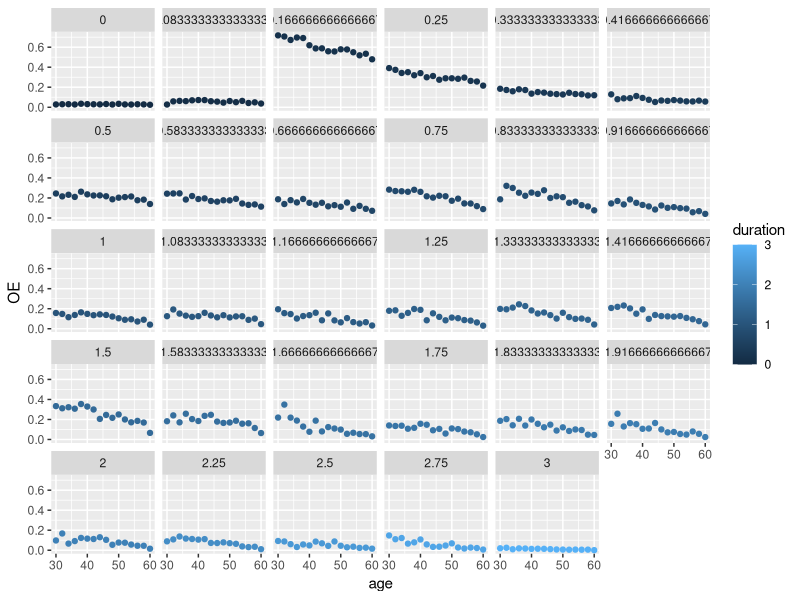
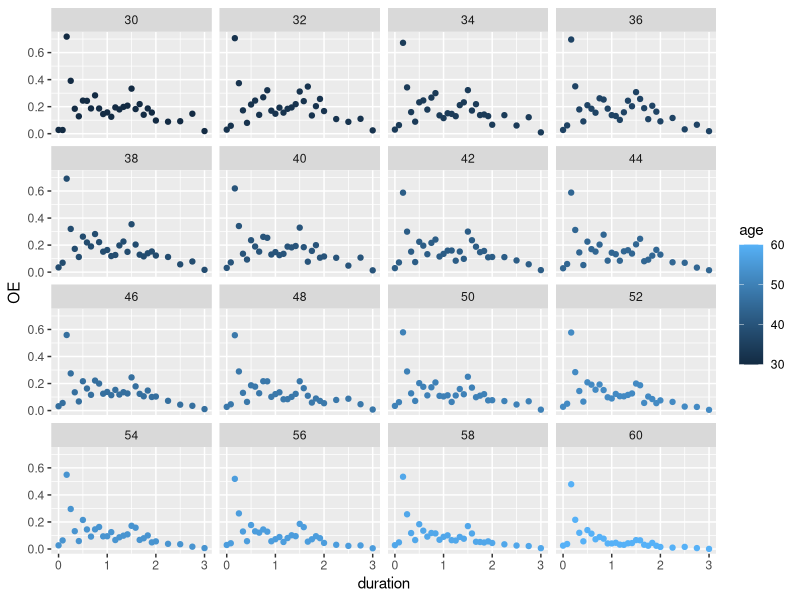
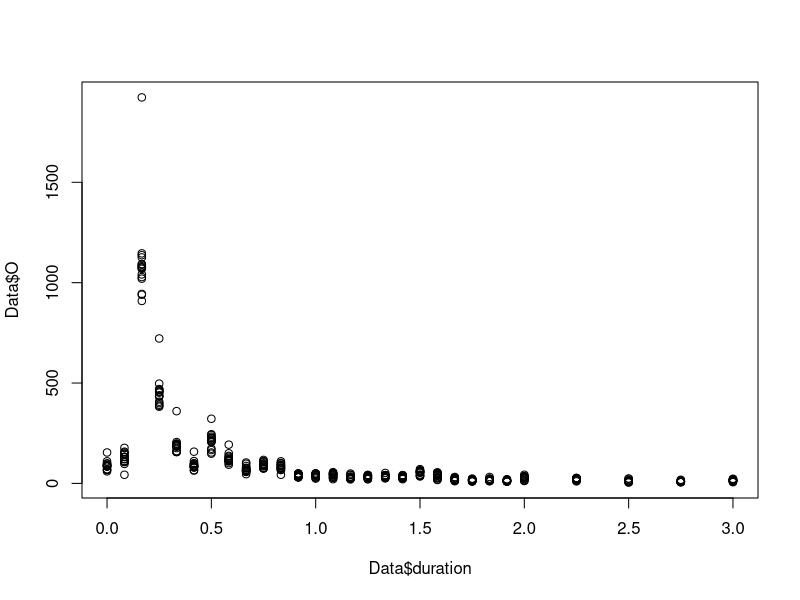
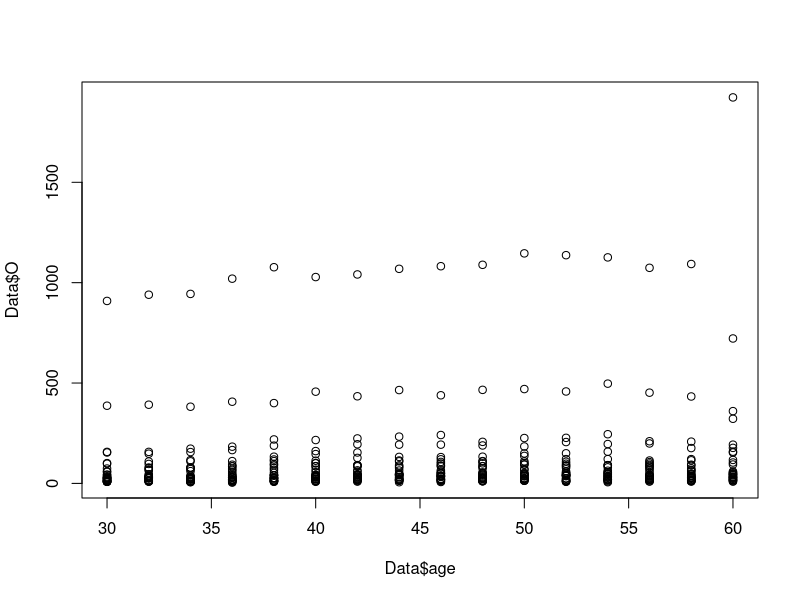
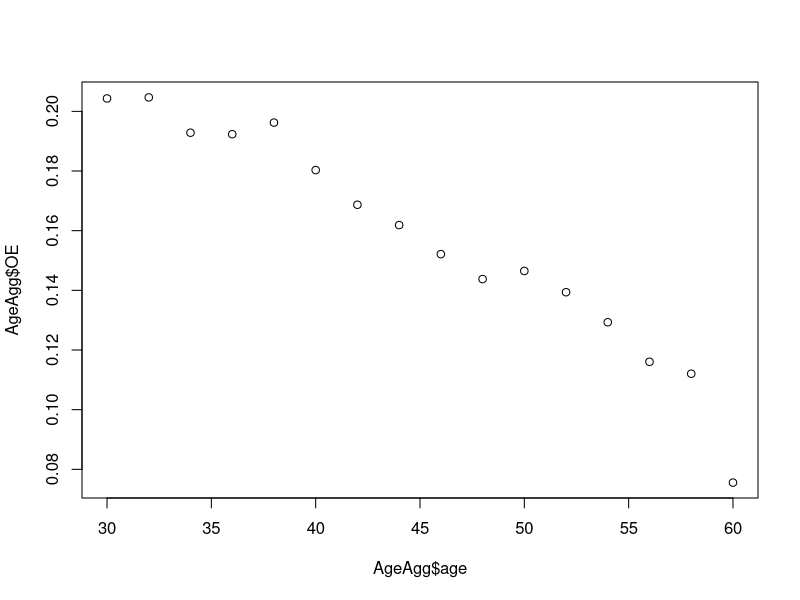
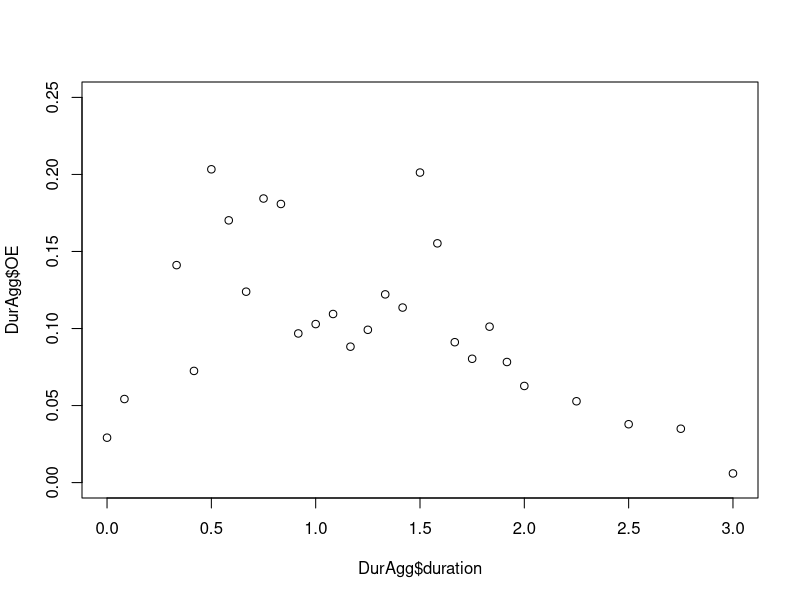
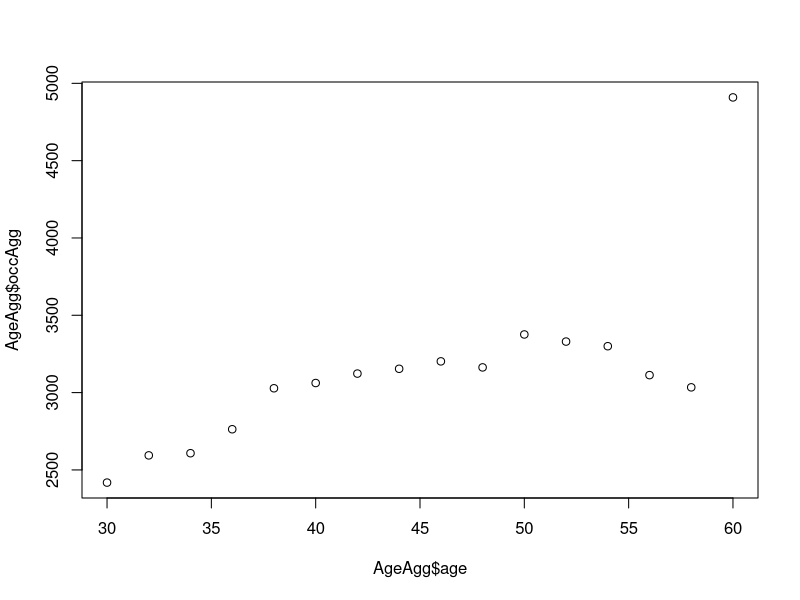
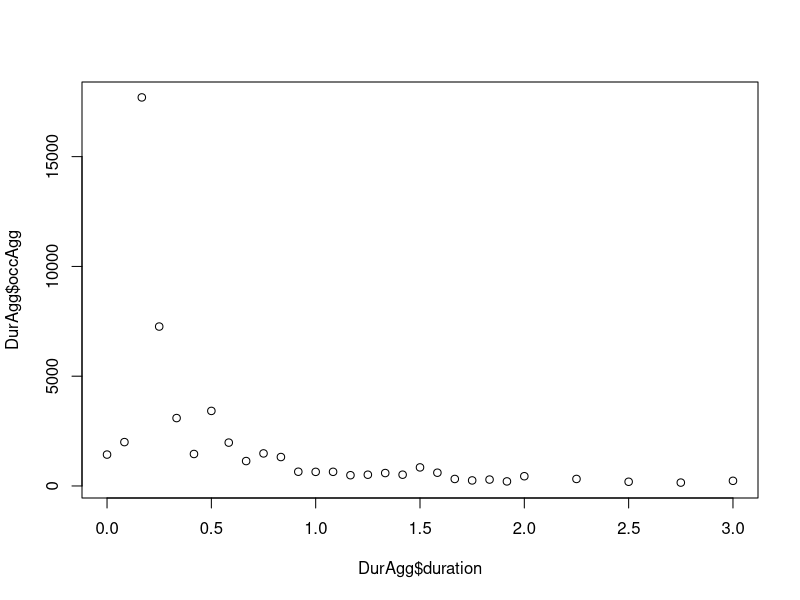

These figures' R source, in order: (Note: this script raises an error after producing the figures.)
######################################################
####               PAKKER OG DATA                 ####
######################################################
library(tidyverse)
library(ggplot2)
library(dplyr)
library(stats)
library(splines)
library(hexbin)


#Indlæs data:
Data <- read_csv("SDJA.csv")
Data$OE <- Data$O / Data$E
view(Data)
summary(Data)


#Centrerer covariater
midpointsage<-c((unique(Data$age)[-1]+unique(Data$age)[-length(unique(Data$age))])/2,unique(Data$age)[length(unique(Data$age))])
Data$age_centered<-midpointsage[match(Data$age, unique(Data$age))]

midpointsduration<-c((unique(Data$duration)[-1]+unique(Data$duration)[-length(unique(Data$duration))])/2,unique(Data$duration)[length(unique(Data$duration))])
Data$duration_centered<-midpointsduration[match(Data$duration, unique(Data$duration))]

View(Data)


#Ser på data
ggplot(Data, aes(x = age, y=OE)) +
  geom_point(aes(color = duration))+
  facet_wrap(~ duration)

ggplot(Data, aes(x = duration, y=OE)) +
  geom_point(aes(color = age))+
  facet_wrap(~ age)

plot(y=Data$O, x=Data$duration)
plot(y=Data$O, x=Data$age)



#Tjek grafer/plots om man kan spotte ikke-lineære tendenser

#Tjek efter trends
AgeAgg <- Data %>%
  group_by(age) %>%
  summarise(expoAgg = sum(E), occAgg=sum(O)) %>%
  mutate(OE = occAgg/expoAgg)

DurAgg <- Data %>%
  group_by(duration) %>%
  summarise(expoAgg = sum(E), occAgg=sum(O)) %>%
  mutate(OE = occAgg/expoAgg)


plot(AgeAgg$age, AgeAgg$OE)
plot(DurAgg$duration, DurAgg$OE, ylim = c(0.0,0.25))


plot(AgeAgg$age, AgeAgg$occAgg)
plot(DurAgg$duration, DurAgg$occAgg)

plot(AgeAgg$age, AgeAgg$OE)
plot(DurAgg$duration, DurAgg$OE)

plot(AgeAgg$age, AgeAgg$occAgg)
plot(DurAgg$duration, DurAgg$occAgg)

plot(AgeAgg$age, AgeAgg$expoAgg)
plot(DurAgg$duration, DurAgg$expoAgg)



#GLM: Lineær model med alle variable 
glm_linear_1 <- glm(O ~ age + duration, offset = log(E), 
                    family = poisson, data = Data)

glm_linear_2 <- glm(O ~ age, offset = log(E), 
                    family = poisson, data = Data)

glm_linear_3 <- glm(O ~ duration, offset = log(E), 
                    family = poisson, data = Data)



#Centrer middelværdien: 
residplotage<-function(model){qplot(Data$age, .stdresid,data = model)+
    geom_smooth(method = "loess", size = 1, formula = y ~ x) +
    xlab("age") +
    ylab("fitted values")}

residplotduration<-function(model){qplot(Data$duration, .stdresid,data = model)+
    geom_smooth(method = "loess", size = 1, formula = y ~ x) +
    xlab("duration") +
    ylab("fitted values")}





#Tjekker samtlige poly kombinationer

glm_poly_1 <- glm(O ~ age + poly(duration, 1), offset = log(E), 
                  family = poisson, data = Data)

glm_poly_2 <- glm(O ~ age + poly(duration, 2), offset = log(E), 
                  family = poisson, data = Data)


glm_poly_4 <- glm(O ~ age + poly(duration, 4), offset = log(E), 
                  family = poisson, data = Data)

glm_poly_6 <- glm(O ~ age + poly(duration, 6), offset = log(E), 
                  family = poisson, data = Data)

glm_poly_8 <- glm(O ~ age + poly(duration, 8), offset = log(E), 
                  family = poisson, data = Data)

glm_poly_10 <- glm(O ~ age + poly(duration, 10), offset = log(E), 
                   family = poisson, data = Data)

glm_poly_12 <- glm(O ~ age + poly(duration, 12), offset = log(E), 
                   family = poisson, data = Data)

glm_poly_14 <- glm(O ~ age + poly(duration, 14), offset = log(E), 
                   family = poisson, data = Data)

glm_poly_16 <- glm(O ~ age + poly(duration, 16), offset = log(E), 
                   family = poisson, data = Data)

glm_poly_18 <- glm(O ~ age + poly(duration, 18), offset = log(E), 
                   family = poisson, data = Data)


AIC(glm_poly_1,glm_poly_2,glm_poly_4,glm_poly_6,glm_poly_8,glm_poly_10,glm_poly_12,glm_poly_14,glm_poly_16,glm_poly_18)

residplotduration(glm_poly_2)
residplotduration(glm_poly_6)
residplotduration(glm_poly_10)
residplotduration(glm_poly_16)
residplotduration(glm_poly_18)



glm_poly_1 <- glm(O ~ poly(age, 2) + poly(duration, 1), offset = log(E), 
                  family = poisson, data = Data)

glm_poly_2 <- glm(O ~ poly(age, 2) + poly(duration, 2), offset = log(E), 
                  family = poisson, data = Data)


glm_poly_4 <- glm(O ~ poly(age, 2) + poly(duration, 4), offset = log(E), 
                  family = poisson, data = Data)

glm_poly_6 <- glm(O ~ poly(age, 2) + poly(duration, 6), offset = log(E), 
                  family = poisson, data = Data)

glm_poly_8 <- glm(O ~ poly(age, 2) + poly(duration, 8), offset = log(E), 
                  family = poisson, data = Data)

glm_poly_10 <- glm(O ~ poly(age, 2) + poly(duration, 10), offset = log(E), 
                   family = poisson, data = Data)

glm_poly_12 <- glm(O ~ poly(age, 2) + poly(duration, 12), offset = log(E), 
                   family = poisson, data = Data)

glm_poly_14 <- glm(O ~ poly(age, 2) + poly(duration, 14), offset = log(E), 
                   family = poisson, data = Data)

glm_poly_2_16 <- glm(O ~ poly(age, 2) + poly(duration, 16), offset = log(E), 
                     family = poisson, data = Data)

glm_poly_18 <- glm(O ~ poly(age, 2) + poly(duration, 18), offset = log(E), 
                   family = poisson, data = Data)

AIC(glm_poly_1,glm_poly_2,glm_poly_4,glm_poly_6,glm_poly_8,glm_poly_10,glm_poly_12,glm_poly_14,glm_poly_16,glm_poly_18)

summary(glm_poly_16)


glm_poly_2_16 <- glm(O ~ poly(age, 2) + poly(duration, 16), offset = log(E), 
                     family = poisson, data = Data)
glm_poly_4_16 <- glm(O ~ poly(age, 4) + poly(duration, 16), offset = log(E), 
                     family = poisson, data = Data)
glm_poly_6_16 <- glm(O ~ poly(age, 6) + poly(duration, 16), offset = log(E), 
                     family = poisson, data = Data)
glm_poly_8_16 <- glm(O ~ poly(age, 8) + poly(duration, 16), offset = log(E), 
                     family = poisson, data = Data)
glm_poly_10_16 <- glm(O ~ poly(age, 10) + poly(duration, 16), offset = log(E), 
                      family = poisson, data = Data)
glm_poly_12_16 <- glm(O ~ poly(age, 12) + poly(duration, 16), offset = log(E), 
                      family = poisson, data = Data)


glm_poly_2_1 <- glm(O ~ poly(age, 2) + poly(duration, 1), offset = log(E), 
                    family = poisson, data = Data)
glm_poly_4_1 <- glm(O ~ poly(age, 4) + poly(duration, 1), offset = log(E), 
                    family = poisson, data = Data)
glm_poly_6_1 <- glm(O ~ poly(age, 6) + poly(duration, 1), offset = log(E), 
                    family = poisson, data = Data)
glm_poly_8_1 <- glm(O ~ poly(age, 8) + poly(duration, 1), offset = log(E), 
                    family = poisson, data = Data)
glm_poly_10_1 <- glm(O ~ poly(age, 10) + poly(duration, 1), offset = log(E), 
                     family = poisson, data = Data)
glm_poly_12_1 <- glm(O ~ poly(age, 12) + poly(duration, 1), offset = log(E), 
                     family = poisson, data = Data)


AIC(glm_poly_2_16,glm_poly_4_16,glm_poly_6_16,glm_poly_8_16,glm_poly_10_16,glm_poly_12_16)
AIC(glm_poly_2_1,glm_poly_4_1,glm_poly_6_1,glm_poly_8_1,glm_poly_10_1,glm_poly_12_1)



#Tjekker prædictions plots: 
#abline(v = my_knots, col = "green", lty = 2)

Data$predicted_O <- predict(glm_poly_16, type="response")


#Tjek efter trends
AgeAgg <- Data %>%
  group_by(age) %>%
  summarise(expoAgg = sum(E), occAgg = sum(O), predictedAgg = sum(predicted_O)) %>%
  mutate(predicted_OE = predictedAgg/expoAgg, OE = occAgg/expoAgg)


# Beregn OE-rater med de korrekte E-værdier


# Plot OE-rates over age
plot(AgeAgg$age, AgeAgg$OE, 
     col = "blue", 
     pch = 1, 
     xlab = "Age",
     ylab = "OE Rate",
     main = "OE-rates with additive model over Age")

# Tilføj den korrekte splines kurve for OE-raterne
lines(AgeAgg$age, AgeAgg$predicted_OE, col = "red", lwd = 2)



#Tjek efter trends
DurAgg <- Data %>%
  group_by(duration) %>%
  summarise(expoAgg = sum(E), occAgg = sum(O), predictedAgg = sum(predicted_O)) %>%
  mutate(predicted_OE = predictedAgg/expoAgg, OE = occAgg/expoAgg)

# Beregn OE-rater med de korrekte E-værdier


# Plot OE-rates over age
plot(DurAgg$duration, DurAgg$OE, 
     col = "blue", 
     pch = 1, 
     xlab = "Duration",
     ylab = "OE Rate",
     main = "OE-rates with 16th degree polynomiall over Duration")

# Tilføj den korrekte splines kurve for OE-raterne
lines(DurAgg$duration, DurAgg$predicted_OE, col = "red", lwd = 2)

residplotduration(glm_poly_16)
#abline(v = my_knots, col = "green", lty = 2)



#Prøver med splines: 
glm_splines_2 <- glm(O ~ age + ns(duration, df = 3), offset = log(E), 
                     family = poisson, data = Data)

glm_splines_4 <- glm(O ~ age + ns(duration, df = 5), offset = log(E), 
                     family = poisson, data = Data)

glm_splines_6 <- glm(O ~ age + ns(duration, df = 7), offset = log(E), 
                     family = poisson, data = Data)

glm_splines_8 <- glm(O ~ age + ns(duration, df = 9), offset = log(E), 
                     family = poisson, data = Data)

glm_splines_10 <- glm(O ~ age + ns(duration, df = 11), offset = log(E), 
                      family = poisson, data = Data)

glm_splines_12 <- glm(O ~ age + ns(duration, df = 13), offset = log(E), 
                      family = poisson, data = Data)

glm_splines_14 <- glm(O ~ age + ns(duration, df = 15), offset = log(E), 
                      family = poisson, data = Data)

glm_splines_16 <- glm(O ~ age + ns(duration, df = 17), offset = log(E), 
                      family = poisson, data = Data)

glm_splines_18 <- glm(O ~ age + ns(duration, df = 19), offset = log(E), 
                      family = poisson, data = Data)



AIC(glm_splines_2,glm_splines_4,glm_splines_6,glm_splines_8,glm_splines_10,glm_splines_12,glm_splines_14,glm_splines_16,glm_splines_18)



#Indikator
glm_2indikator_add <- glm(O ~ age + poly(duration, 1) + I(duration >= 2/12)+ I(duration >= 5.5/12), offset = log(E), 
                          family = poisson, data = Data)

glm_indikator_add <- glm(O ~ age + poly(duration, 1) + I(duration >= 2/12), offset = log(E), 
                         family = poisson, data = Data)

AIC(glm_2indikator_add, glm_indikator_add)




#Lav en indikater og tjek samtlige polynomier grader:
glm_indikator_poly1 <- glm(O ~ age + poly(duration, 1) + I(duration >= 2/12), offset = log(E), 
                           family = poisson, data = Data)
glm_indikator_poly2 <- glm(O ~ age + poly(duration, 2) + I(duration >= 2/12), offset = log(E), 
                           family = poisson, data = Data)
glm_indikator_poly4 <- glm(O ~ age + poly(duration, 4) + I(duration >= 2/12), offset = log(E), 
                           family = poisson, data = Data)
glm_indikator_poly6 <- glm(O ~ age + poly(duration, 6) + I(duration >= 2/12), offset = log(E), 
                           family = poisson, data = Data)
glm_indikator_poly8 <- glm(O ~ age + poly(duration, 8) + I(duration >= 2/12), offset = log(E), 
                           family = poisson, data = Data)
glm_indikator_poly10 <- glm(O ~ age + poly(duration, 10) + I(duration >= 2/12), offset = log(E), 
                            family = poisson, data = Data)

glm_indikator_poly12 <- glm(O ~ age + poly(duration, 12) + I(duration >= 2/12), offset = log(E), 
                            family = poisson, data = Data)

glm_indikator_poly14 <- glm(O ~ age + poly(duration, 14) + I(duration >= 2/12), offset = log(E), 
                            family = poisson, data = Data)
glm_indikator_poly16 <- glm(O ~ age + poly(duration, 16) + I(duration >= 2/12), offset = log(E), 
                            family = poisson, data = Data)

glm_indikator_poly18 <- glm(O ~ age + poly(duration, 18) + I(duration >= 2/12), offset = log(E), 
                            family = poisson, data = Data)

AIC(glm_indikator_poly1,glm_indikator_poly2,glm_indikator_poly4,glm_indikator_poly6,glm_indikator_poly8,glm_indikator_poly10,glm_indikator_poly12,glm_indikator_poly14,glm_indikator_poly16,glm_indikator_poly18)




#abline(v = my_knots, col = "green", lty = 2)

Data$predicted_O <- predict(glm_indikator_poly2, type="response")


#Tjek efter trends
AgeAgg <- Data %>%
  group_by(age) %>%
  summarise(expoAgg = sum(E), occAgg = sum(O), predictedAgg = sum(predicted_O)) %>%
  mutate(predicted_OE = predictedAgg/expoAgg, OE = occAgg/expoAgg)


# Beregn OE-rater med de korrekte E-værdier


# Plot OE-rates over age
plot(AgeAgg$age, AgeAgg$OE, 
     col = "blue", 
     pch = 1, 
     xlab = "Age",
     ylab = "OE Rate",
     main = "OE-rates with additive model over Age")

# Tilføj den korrekte splines kurve for OE-raterne
lines(AgeAgg$age, AgeAgg$predicted_OE, col = "red", lwd = 2)



#Tjek efter trends
DurAgg <- Data %>%
  group_by(duration) %>%
  summarise(expoAgg = sum(E), occAgg = sum(O), predictedAgg = sum(predicted_O)) %>%
  mutate(predicted_OE = predictedAgg/expoAgg, OE = occAgg/expoAgg)

# Beregn OE-rater med de korrekte E-værdier


# Plot OE-rates over age
plot(DurAgg$duration, DurAgg$OE, 
     col = "blue", 
     pch = 1, 
     xlab = "Duration",
     ylab = "OE Rate",
     main = "OE-rates with 2nd degree polynomiall over Duration")

# Tilføj den korrekte splines kurve for OE-raterne
lines(DurAgg$duration, DurAgg$predicted_OE, col = "red", lwd = 2)

residplotduration(glm_indikator_poly2)
#abline(v = my_knots, col = "green", lty = 2)



#abline(v = my_knots, col = "green", lty = 2)

Data$predicted_O <- predict(glm_indikator_poly4, type="response")


#Tjek efter trends
AgeAgg <- Data %>%
  group_by(age) %>%
  summarise(expoAgg = sum(E), occAgg = sum(O), predictedAgg = sum(predicted_O)) %>%
  mutate(predicted_OE = predictedAgg/expoAgg, OE = occAgg/expoAgg)


# Beregn OE-rater med de korrekte E-værdier


# Plot OE-rates over age
plot(AgeAgg$age, AgeAgg$OE, 
     col = "blue", 
     pch = 1, 
     xlab = "Age",
     ylab = "OE Rate",
     main = "OE-rates with additive model over Age")

# Tilføj den korrekte splines kurve for OE-raterne
lines(AgeAgg$age, AgeAgg$predicted_OE, col = "red", lwd = 2)



#Tjek efter trends
DurAgg <- Data %>%
  group_by(duration) %>%
  summarise(expoAgg = sum(E), occAgg = sum(O), predictedAgg = sum(predicted_O)) %>%
  mutate(predicted_OE = predictedAgg/expoAgg, OE = occAgg/expoAgg)

# Beregn OE-rater med de korrekte E-værdier


# Plot OE-rates over age
plot(DurAgg$duration, DurAgg$OE, 
     col = "blue", 
     pch = 1, 
     xlab = "Duration",
     ylab = "OE Rate",
     main = "OE-rates with 4th degree polynomial over Duration")

# Tilføj den korrekte splines kurve for OE-raterne
lines(DurAgg$duration, DurAgg$predicted_OE, col = "red", lwd = 2)

residplotduration(glm_indikator_poly4)
#abline(v = my_knots, col = "green", lty = 2)



#abline(v = my_knots, col = "green", lty = 2)

Data$predicted_O <- predict(glm_indikator_poly8, type="response")


#Tjek efter trends
AgeAgg <- Data %>%
  group_by(age) %>%
  summarise(expoAgg = sum(E), occAgg = sum(O), predictedAgg = sum(predicted_O)) %>%
  mutate(predicted_OE = predictedAgg/expoAgg, OE = occAgg/expoAgg)


# Beregn OE-rater med de korrekte E-værdier


# Plot OE-rates over age
plot(AgeAgg$age, AgeAgg$OE, 
     col = "blue", 
     pch = 1, 
     xlab = "Age",
     ylab = "OE Rate",
     main = "OE-rates with additive model over Age")

# Tilføj den korrekte splines kurve for OE-raterne
lines(AgeAgg$age, AgeAgg$predicted_OE, col = "red", lwd = 2)



#Tjek efter trends
DurAgg <- Data %>%
  group_by(duration) %>%
  summarise(expoAgg = sum(E), occAgg = sum(O), predictedAgg = sum(predicted_O)) %>%
  mutate(predicted_OE = predictedAgg/expoAgg, OE = occAgg/expoAgg)

# Beregn OE-rater med de korrekte E-værdier


# Plot OE-rates over age
plot(DurAgg$duration, DurAgg$OE, 
     col = "blue", 
     pch = 1, 
     xlab = "Duration",
     ylab = "OE Rate",
     main = "OE-rates with 8th degree polynomial over Duration")

# Tilføj den korrekte splines kurve for OE-raterne
lines(DurAgg$duration, DurAgg$predicted_OE, col = "red", lwd = 2)

residplotduration(glm_indikator_poly8)
#abline(v = my_knots, col = "green", lty = 2)



#abline(v = my_knots, col = "green", lty = 2)

Data$predicted_O <- predict(glm_indikator_poly16, type="response")


#Tjek efter trends
AgeAgg <- Data %>%
  group_by(age) %>%
  summarise(expoAgg = sum(E), occAgg = sum(O), predictedAgg = sum(predicted_O)) %>%
  mutate(predicted_OE = predictedAgg/expoAgg, OE = occAgg/expoAgg)


# Beregn OE-rater med de korrekte E-værdier


# Plot OE-rates over age
plot(AgeAgg$age, AgeAgg$OE, 
     col = "blue", 
     pch = 1, 
     xlab = "Age",
     ylab = "OE Rate",
     main = "OE-rates with additive model over Age")

# Tilføj den korrekte splines kurve for OE-raterne
lines(AgeAgg$age, AgeAgg$predicted_OE, col = "red", lwd = 2)



#Tjek efter trends
DurAgg <- Data %>%
  group_by(duration) %>%
  summarise(expoAgg = sum(E), occAgg = sum(O), predictedAgg = sum(predicted_O)) %>%
  mutate(predicted_OE = predictedAgg/expoAgg, OE = occAgg/expoAgg)

# Beregn OE-rater med de korrekte E-værdier


# Plot OE-rates over age
plot(DurAgg$duration, DurAgg$OE, 
     col = "blue", 
     pch = 1, 
     xlab = "Duration",
     ylab = "OE Rate",
     main = "OE-rates with 16th degree polynomial over Duration")

# Tilføj den korrekte splines kurve for OE-raterne
lines(DurAgg$duration, DurAgg$predicted_OE, col = "red", lwd = 2)

residplotduration(glm_indikator_poly16)
#abline(v = my_knots, col = "green", lty = 2)



glm_2indikator_poly1 <- glm(O ~ age + poly(duration, 1) + I(duration >= 2/12) + I(duration >= 5.5/12), offset = log(E), 
                            family = poisson, data = Data)
glm_2indikator_poly2 <- glm(O ~ age + poly(duration, 2) + I(duration >= 2/12)+ I(duration >= 5.5/12), offset = log(E), 
                            family = poisson, data = Data)
glm_2indikator_poly4 <- glm(O ~ age + poly(duration, 4) + I(duration >= 2/12)+ I(duration >= 5.5/12), offset = log(E), 
                            family = poisson, data = Data)
glm_2indikator_poly6 <- glm(O ~ age + poly(duration, 6) + I(duration >= 2/12)+ I(duration >= 5.5/12), offset = log(E), 
                            family = poisson, data = Data)
glm_2indikator_poly8 <- glm(O ~ age + poly(duration, 8) + I(duration >= 2/12)+ I(duration >= 5.5/12), offset = log(E), 
                            family = poisson, data = Data)
glm_2indikator_poly10 <- glm(O ~ age + poly(duration, 10) + I(duration >= 2/12)+ I(duration >= 5.5/12), offset = log(E), 
                             family = poisson, data = Data)

glm_2indikator_poly12 <- glm(O ~ age + poly(duration, 12) + I(duration >= 2/12)+ I(duration >= 5.5/12), offset = log(E), 
                             family = poisson, data = Data)

glm_2indikator_poly14 <- glm(O ~ age + poly(duration, 14) + I(duration >= 2/12)+ I(duration >= 5.5/12), offset = log(E), 
                             family = poisson, data = Data)
glm_2indikator_poly16 <- glm(O ~ age + poly(duration, 16) + I(duration >= 2/12)+ I(duration >= 5.5/12), offset = log(E), 
                             family = poisson, data = Data)

glm_2indikator_poly18 <- glm(O ~ age + poly(duration, 18) + I(duration >= 2/12)+ I(duration >= 5.5/12), offset = log(E), 
                             family = poisson, data = Data)

AIC(glm_2indikator_poly1,glm_2indikator_poly2,glm_2indikator_poly4,glm_2indikator_poly6,glm_2indikator_poly8,glm_2indikator_poly10,glm_2indikator_poly12,glm_2indikator_poly14,glm_2indikator_poly16,glm_2indikator_poly18)






#abline(v = my_knots, col = "green", lty = 2)

Data$predicted_O <- predict(model, type="response")

plot(predict(model, type="response"))

#Tjek efter trends
AgeAgg <- Data %>%
  group_by(age) %>%
  summarise(expoAgg = sum(E), occAgg = sum(O), predictedAgg = sum(predicted_O)) %>%
  mutate(predicted_OE = predictedAgg/expoAgg, OE = occAgg/expoAgg)


# Beregn OE-rater med de korrekte E-værdier


# Plot OE-rates over age
plot(AgeAgg$age, AgeAgg$OE, 
     col = "blue", 
     pch = 1, 
     xlab = "Age",
     ylab = "OE Rate",
     main = "OE-rates with 4th degree polynomial (Duration) and 2th degree polynomial (Age) over Age")

# Tilføj den korrekte splines kurve for OE-raterne
lines(AgeAgg$age, AgeAgg$predicted_OE, col = "red", lwd = 2)



#Tjek efter trends
DurAgg <- Data %>%
  group_by(duration) %>%
  summarise(expoAgg = sum(E), occAgg = sum(O), predictedAgg = sum(predicted_O)) %>%
  mutate(predicted_OE = predictedAgg/expoAgg, OE = occAgg/expoAgg)

# Beregn OE-rater med de korrekte E-værdier


# Plot OE-rates over age
plot(DurAgg$duration, DurAgg$OE, 
     col = "blue", 
     pch = 1, 
     xlab = "Duration",
     ylab = "OE Rate",
     main = "OE-rates with 4th degree polynomial (Duration) and 2th degree polynomial (Age)over Duration")

# Tilføj den korrekte splines kurve for OE-raterne
lines(DurAgg$duration, DurAgg$predicted_OE, col = "red", lwd = 2)

residplotduration(glm_2indikator_poly4)
#abline(v = my_knots, col = "green", lty = 2)




glm_2indikator_poly4_2 <- glm(O ~ poly(age, 2) + poly(duration, 4) + I(duration >= 2/12)+ I(duration >= 5.5/12), offset = log(E), 
                              family = poisson, data = Data)




# Definer MAX antallet af polynomiumgrader
num_plots <- 18

# Sekvenser for alder og varighed
xseq <- seq(30, 67, 0.1)  # Alder fra 30 til 67
useq <- seq(0, 37, 0.1)   # Varighed fra 0 til 37

# Funktion til at beregne prædiktioner baseret på en polynomiumgrad i
predmodel_i <- function(x, u, i) {
  # Opret 'new_data' med variablerne 'age' og 'duration_piecewise'
  new_data <- data.frame(
    age = x + u,        # Alder justeret for duration
    duration = u,       # Duration
    E = 1               # Eksponering sat til 1 for prædiktion
  )
  
  # Fit modellen med variabel polynomiumgrad for 'duration'
  model <- glm(O ~ poly(age, 2) + poly(duration, i) + I(duration >= 2/12) + I(duration >= 5.5/12), 
               offset = log(E), family = poisson, data = Data)
  
  # Lav prædiktioner ved hjælp af modellen
  pred <- predict(model, newdata = new_data, type = "response")
  
  return(as.numeric(pred))  # Returner prædiktionsværdien som et numerisk resultat
}

# Vis plots i grupper af 4
for (start in seq(1, num_plots, 4)) {
  # Sæt op til at vise 4 plots i et vindue
  par(mfrow = c(2, 2), mar = c(4, 4, 2, 1))
  
  # Plot for hver polynomiumgrad i den aktuelle gruppe
  for (i in start:min(start + 3, num_plots)) {
    # Vectorize funktionen for den aktuelle polynomiumgrad
    predmodel_vec <- Vectorize(function(x, u) predmodel_i(x, u, i), vectorize.args = c("x", "u"))
    
    # Beregn prædiktioner
    predictions <- predmodel_vec(x = xseq, u = useq)
    
    # Plot resultatet
    plot(predictions, type = "l", col = "steelblue", lwd = 2, 
         xlab = "Index", ylab = "Predicted OE Rate", 
         main = paste("Degree", i))
    
    # Beregn den ønskede x-position for lodret linje
    index_position <- 3 / 0.1  # Den ønskede index-position
    
    # Tilføj lodret linje ved den beregnede position
    abline(v = index_position, col = "pink", lwd = 2, lty = 2)
    text(x = index_position, y = max(predictions), labels = "Varighed: 3 år", pos = 4, col = "hotpink", cex = 0.8)
  }
}

# Nulstil grafiske parametre til standard
par(mfrow = c(1, 1))

# Tilføj kode til at vise hvert plot enkeltvist
for (i in 1:num_plots) {
  # Vectorize funktionen for den aktuelle polynomiumgrad
  predmodel_vec <- Vectorize(function(x, u) predmodel_i(x, u, i), vectorize.args = c("x", "u"))
  
  # Beregn prædiktioner
  predictions <- predmodel_vec(x = xseq, u = useq)
  
  # Plot resultatet enkeltvist
  plot(predictions, type = "l", col = "steelblue", lwd = 2, 
       xlab = "Index", ylab = "Predicted OE Rate", 
       main = paste("Degree", i))
  
  # Beregn den ønskede x-position for lodret linje
  index_position <- 3 / 0.1  # Den ønskede index-position
  
  # Tilføj lodret linje ved den beregnede position
  abline(v = index_position, col = "pink", lwd = 2, lty = 2)
  text(x = index_position, y = max(predictions), labels = "Varighed: 3 år", pos = 4, col = "hotpink", cex = 0.8)
}
